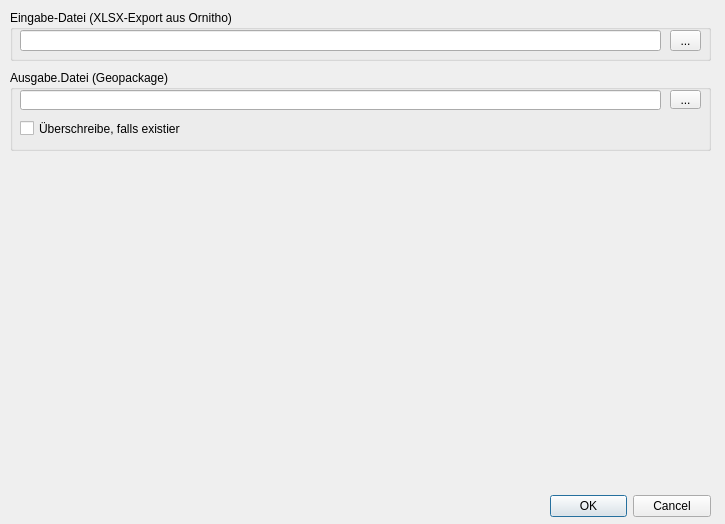
<?xml version="1.0" encoding="UTF-8"?>
<ui version="4.0">
 <class>OrnithoXLSXImporterDialogBase</class>
 <widget class="QDialog" name="OrnithoXLSXImporterDialogBase">
  <property name="geometry">
   <rect>
    <x>0</x>
    <y>0</y>
    <width>725</width>
    <height>524</height>
   </rect>
  </property>
  <property name="windowTitle">
   <string>Ornitho XLSX Importer</string>
  </property>
  <widget class="QDialogButtonBox" name="button_box">
   <property name="geometry">
    <rect>
     <x>550</x>
     <y>490</y>
     <width>161</width>
     <height>32</height>
    </rect>
   </property>
   <property name="orientation">
    <enum>Qt::Horizontal</enum>
   </property>
   <property name="standardButtons">
    <set>QDialogButtonBox::Cancel|QDialogButtonBox::Ok</set>
   </property>
  </widget>
  <widget class="QGroupBox" name="XLSXgroupBox">
   <property name="geometry">
    <rect>
     <x>10</x>
     <y>10</y>
     <width>701</width>
     <height>51</height>
    </rect>
   </property>
   <property name="title">
    <string>Eingabe-Datei (XLSX-Export aus Ornitho)</string>
   </property>
   <widget class="QLineEdit" name="lineEditXLSXFile">
    <property name="geometry">
     <rect>
      <x>10</x>
      <y>20</y>
      <width>641</width>
      <height>21</height>
     </rect>
    </property>
   </widget>
   <widget class="QToolButton" name="toolButtonXLSXSelect">
    <property name="geometry">
     <rect>
      <x>660</x>
      <y>20</y>
      <width>31</width>
      <height>21</height>
     </rect>
    </property>
    <property name="text">
     <string>...</string>
    </property>
   </widget>
  </widget>
  <widget class="QGroupBox" name="GPKGgroupBox">
   <property name="geometry">
    <rect>
     <x>10</x>
     <y>70</y>
     <width>701</width>
     <height>81</height>
    </rect>
   </property>
   <property name="title">
    <string>Ausgabe.Datei (Geopackage)</string>
   </property>
   <widget class="QLineEdit" name="lineEditGPKGFile">
    <property name="geometry">
     <rect>
      <x>10</x>
      <y>20</y>
      <width>641</width>
      <height>20</height>
     </rect>
    </property>
   </widget>
   <widget class="QToolButton" name="toolButtonGPKGSelect">
    <property name="geometry">
     <rect>
      <x>660</x>
      <y>20</y>
      <width>31</width>
      <height>19</height>
     </rect>
    </property>
    <property name="text">
     <string>...</string>
    </property>
   </widget>
   <widget class="QCheckBox" name="checkBoxGPKGOverwrite">
    <property name="geometry">
     <rect>
      <x>10</x>
      <y>50</y>
      <width>161</width>
      <height>17</height>
     </rect>
    </property>
    <property name="focusPolicy">
     <enum>Qt::WheelFocus</enum>
    </property>
    <property name="text">
     <string>Überschreibe, falls existiert</string>
    </property>
   </widget>
  </widget>
 </widget>
 <resources/>
 <connections>
  <connection>
   <sender>button_box</sender>
   <signal>accepted()</signal>
   <receiver>OrnithoXLSXImporterDialogBase</receiver>
   <slot>accept()</slot>
   <hints>
    <hint type="sourcelabel">
     <x>20</x>
     <y>20</y>
    </hint>
    <hint type="destinationlabel">
     <x>20</x>
     <y>20</y>
    </hint>
   </hints>
  </connection>
  <connection>
   <sender>button_box</sender>
   <signal>rejected()</signal>
   <receiver>OrnithoXLSXImporterDialogBase</receiver>
   <slot>reject()</slot>
   <hints>
    <hint type="sourcelabel">
     <x>20</x>
     <y>20</y>
    </hint>
    <hint type="destinationlabel">
     <x>20</x>
     <y>20</y>
    </hint>
   </hints>
  </connection>
 </connections>
</ui>
